Frame 1 (no input): blank canvas, image omitted
Frame 60 (no input): blank canvas, image omitted
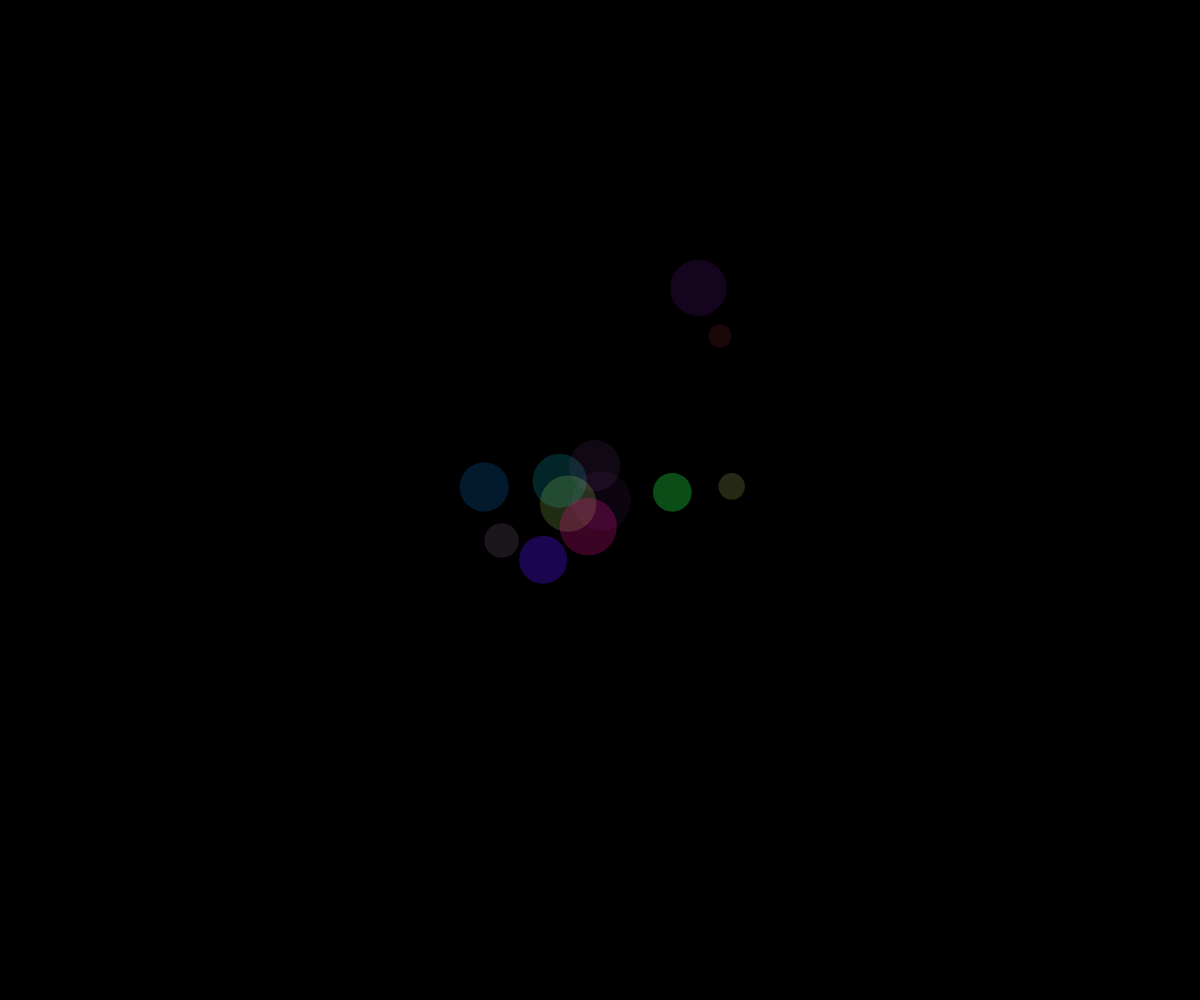
Frame 120 (the mouse pressed at the canvas centre since frame 60)

The p5.js sketch whose frames 1 and 60 were blank and that drew this single picture after the mouse press (run headless with seeded random() and noise() and a simulated clock; from frame 60 on, the mouse is pressed at the canvas centre):

// p5.js sketch
// ── sketch.js
let particles = [];

function setup() {
	createCanvas(windowWidth, windowHeight);
	noCursor();
}

function draw() {
	background(0);
	if (mouseX > 0 && mouseX < windowWidth && mouseY > 0 && mouseY < windowHeight && frameCount % 5 === 0) {
		let p = new Particle();
		particles.push(p);
	}
	particles.reverse().forEach((particle, i) => {
		particle.update();
		particle.show();
		if (particle.is_outside_canvas) {
			particles.splice(i, 1);
		}
	});
}

class Particle {

	constructor() {
		//position
		this.x = mouseX;
		this.y = mouseY;
		this.is_outside_canvas = false;
		//speed
		this.vx = random(-1, 1);
		this.vy = random(-1, 1);
		this.accel = random(2, 6);
		//size
		this.c = 60;
		this.shrink = random(-1, -0.01);
		//color
		this.r = random(0, 255);
		this.g = random(0, 255);
		this.b = random(0, 255);
		this.a = random(20, 80);
	}

	show() {
		noStroke();
		fill(this.r, this.g, this.b, this.a);
		ellipse(this.x, this.y, this.c);
	}

	update() {
		this.x += this.vx * this.accel;
		this.y += this.vy * this.accel;
		if (this.c > 0) {
			this.c += this.shrink;
		}
		if (this.x < 0 || this.x > width || this.y < 0 || this.y > height) {
			this.is_outside_canvas = true;
		} 
	}


}
